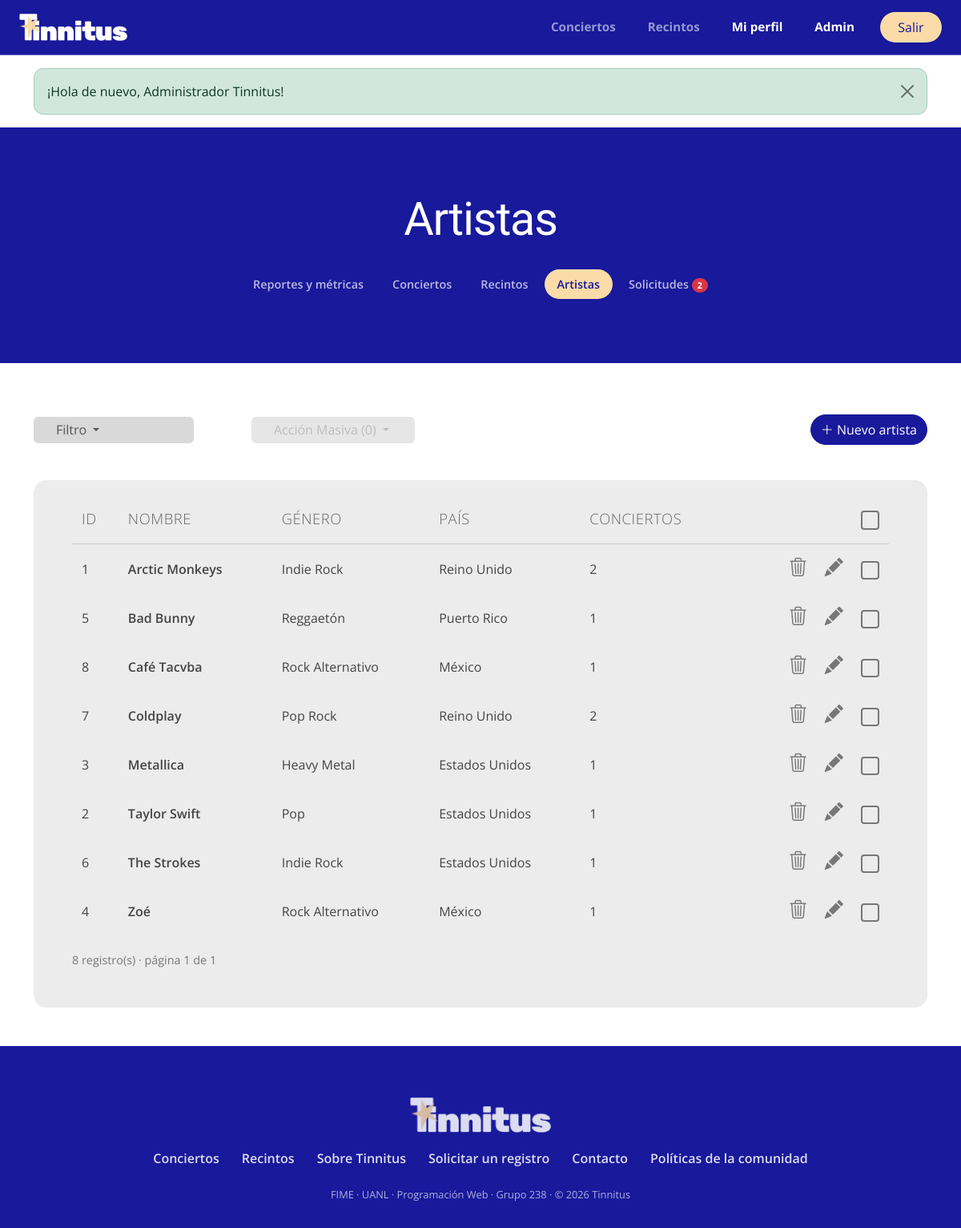
Screenshot of /admin-artists.php (signed in) with the database file from the repository.
### tables this page shows
CREATE TABLE artistas (
    id        INT UNSIGNED AUTO_INCREMENT PRIMARY KEY,
    nombre    VARCHAR(120) NOT NULL UNIQUE,
    genero    VARCHAR(60)  NULL,
    pais      VARCHAR(60)  NULL
);

### includes/db.php (called while the page is built, shortened)
<?php
function db(): PDO
{
    static $pdo = null;
    if ($pdo === null) {
        $dsn = 'mysql:host=' . DB_HOST . ';port=' . DB_PORT . ';dbname=' . DB_NAME . ';charset=utf8mb4';
        $pdo = new PDO($dsn, DB_USER, DB_PASS, [
            PDO::ATTR_ERRMODE            => PDO::ERRMODE_EXCEPTION,
            PDO::ATTR_DEFAULT_FETCH_MODE => PDO::FETCH_ASSOC,
            PDO::ATTR_EMULATE_PREPARES   => false,
        ]);
    }
    return $pdo;
}
function q(string $sql, array $params = []): PDOStatement
{
    $stmt = db()->prepare($sql);
    $stmt->execute($params);
    return $stmt;
}

### includes/auth.php (called while the page is built, shortened)
<?php
require_once __DIR__ . '/db.php';
function e(?string $text): string
{
    return htmlspecialchars($text ?? '', ENT_QUOTES, 'UTF-8');
}
function paginar(int $total, int $porPagina): array
{
    $paginas = max(1, (int) ceil($total / $porPagina));
    $pagina = min(max(1, (int) ($_GET['pagina'] ?? 1)), $paginas);
    return [$pagina, $paginas, ($pagina - 1) * $porPagina];
}

### admin-artists.php (the view, shortened to what this page needs)
<?php
require_once __DIR__ . '/includes/auth.php';
$buscar = trim($_GET['buscar'] ?? '');
$busquedaParams = ["%$buscar%", "%$buscar%"];
$total = (int) q('SELECT COUNT(*) FROM artistas a WHERE a.nombre LIKE ? OR a.genero LIKE ?', $busquedaParams)->fetchColumn();
[$pagina, $paginas, $offset] = paginar($total, 10);
$artistas = q("SELECT a.*, COUNT(c.id) AS conciertos FROM artistas a
               LEFT JOIN conciertos c ON c.artista_id = a.id
               WHERE a.nombre LIKE ? OR a.genero LIKE ?
               GROUP BY a.id ORDER BY a.nombre LIMIT 10 OFFSET $offset", $busquedaParams)->fetchAll();
require __DIR__ . '/includes/header.php';
require __DIR__ . '/includes/admin-nav.php';
?>
<div class="container">
    <div class="admin-toolbar">
        <div class="dropdown">
            <button class="btn btn-gray dropdown-toggle" type="button" data-bs-toggle="dropdown" data-bs-auto-close="outside">
                Filtro<?= $buscar ? ' (activo)' : '' ?>
            </button>
        </div>
        <div class="dropdown">
            <button class="btn btn-gray dropdown-toggle" type="button" data-bs-toggle="dropdown" id="btn-masiva" disabled>
                Acción Masiva (<span id="sel-count">0</span>)
            </button>
        </div>
        <div class="extra">
            <button class="btn btn-indigo" type="button" data-nuevo><i class="bi bi-plus-lg"></i> Nuevo artista</button>
        </div>
    </div>
    <div class="card-table mb-5">
        <div class="table-responsive">
            <table class="table align-middle" id="tabla">
                <thead><tr>
                    <th>ID</th><th>Nombre</th><th>Género</th><th>País</th><th>Conciertos</th>
                    <th class="acciones"><input class="form-check-input" type="checkbox" id="check-all" aria-label="Seleccionar todos"></th>
                </tr></thead>
                <tbody>
                <?php foreach ($artistas as $a):
                    $json = json_encode(['id' => $a['id'], 'nombre' => $a['nombre'], 'genero' => $a['genero'], 'pais' => $a['pais']]); ?>
                    <tr data-id="<?= $a['id'] ?>">
                        <td><?= $a['id'] ?></td>
                        <td class="fw-semibold"><?= e($a['nombre']) ?></td>
                        <td><?= e($a['genero']) ?></td>
                        <td><?= e($a['pais']) ?></td>
                        <td><?= $a['conciertos'] ?></td>
                        <td class="acciones">
                            <button class="btn-tool btn-eliminar" data-nombre="<?= e($a['nombre']) ?>" title="Eliminar" aria-label="Eliminar"><i class="bi bi-trash3"></i></button>
                            <button class="btn-tool btn-editar" data-json='<?= e($json) ?>' title="Editar" aria-label="Editar"><i class="bi bi-pencil-fill"></i></button>
                            <input class="form-check-input row-check" type="checkbox" value="<?= $a['id'] ?>" aria-label="Seleccionar">
                        </td>
                    </tr>
                <?php endforeach; ?>
                </tbody>
            </table>
        </div>
        <div class="pie">
            <span><?= $total ?> registro(s) · página <?= $pagina ?> de <?= $paginas ?></span>
        </div>
    </div>
</div>
<?php require __DIR__ . '/includes/footer.php'; ?>

### assets/css/styles.css (style rules this page uses)
:root { --tn-indigo: #18199b; --tn-indigo-dark: #18199b; --tn-peach: #fbdba7; --tn-star: #f5c242; --tn-card: #ececec; --tn-box: #d9d9d9; --tn-text: #111111; --tn-muted: #7a7a7a; --bs-primary: #18199b; --bs-primary-rgb: 24, 25, 155; --bs-link-color: #18199b; --bs-link-color-rgb: 24, 25, 155; }
body { font-family: 'Open Sans', system-ui, sans-serif; background: #fff; color: var(--tn-text); min-height: 100vh; display: flex; flex-direction: column; }
.btn { border-radius: 999px; }
.btn-indigo, .btn-primary { background: var(--tn-indigo); border-color: var(--tn-indigo); color: #fff; }
.btn-gray { background: var(--tn-box); color: #555; border: none; border-radius: 6px; padding: .3rem 2rem .3rem 1.75rem; text-align: left; min-width: 200px; }
.btn-gray:disabled { background: var(--tn-box); color: #9a9a9a; }
.admin-toolbar { display: flex; flex-wrap: wrap; align-items: center; gap: 1rem 4.5rem; margin: 4rem 0 2.75rem; }
.admin-toolbar .extra { margin-left: auto; display: flex; gap: .75rem; flex-wrap: wrap; }
.card-table { background: var(--tn-card); border-radius: 16px; padding: 1rem 1rem 2rem; }
@media (min-width: 1200px) { .card-table { padding: 1rem 3rem 3rem; } }
.card-table .table { --bs-table-bg: transparent; margin-bottom: 0; }
.card-table thead th { font-weight: 300; color: #666; font-size: 1.15rem; letter-spacing: .03em; text-transform: uppercase; border-bottom: 1px solid #c8c8c8; padding: 1.1rem .75rem; white-space: nowrap; }
.card-table tbody td { border: none; padding: 1.05rem .75rem; color: #444; }
.card-table .acciones { white-space: nowrap; text-align: right; }
.btn-tool { background: none; border: none; color: #777; font-size: 1.45rem; padding: 0 .55rem; line-height: 1; }
.card-table .form-check-input { width: 1.45rem; height: 1.45rem; border: 2px solid #777; border-radius: 4px; background-color: transparent; vertical-align: middle; margin: 0 0 0 .55rem; }
.card-table .pie { color: #777; font-size: .9rem; padding-top: 1.25rem; display: flex; justify-content: space-between; flex-wrap: wrap; gap: .5rem; }

### rows the page displays
artistas: id "1", nombre "Arctic Monkeys", genero "Indie Rock", pais "Reino Unido", conciertos "2"
artistas: id "5", nombre "Bad Bunny", genero "Reggaetón", pais "Puerto Rico", conciertos "1"
artistas: id "8", nombre "Café Tacvba", genero "Rock Alternativo", pais "México", conciertos "1"
artistas: id "7", nombre "Coldplay", genero "Pop Rock", pais "Reino Unido", conciertos "2"
artistas: id "3", nombre "Metallica", genero "Heavy Metal", pais "Estados Unidos", conciertos "1"
artistas: id "2", nombre "Taylor Swift", genero "Pop", pais "Estados Unidos", conciertos "1"
artistas: id "6", nombre "The Strokes", genero "Indie Rock", pais "Estados Unidos", conciertos "1"
artistas: id "4", nombre "Zoé", genero "Rock Alternativo", pais "México", conciertos "1"

### other values shown
$f['message'] "¡Hola de nuevo, Administrador Tinnitus!"
$adminTitle "Artistas"
$label "Reportes y métricas"
$label "Conciertos"
$label "Recintos"
$label "Artistas"
$label "Solicitudes"
$solicitudesPendientes "2"
$total "8"
$pagina "1"
$paginas "1"
